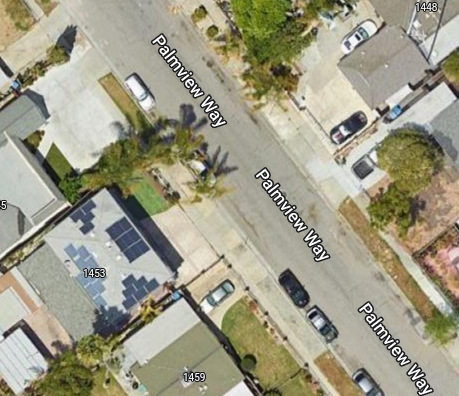
#> input picture Dataset solar panel/Dataset 7/image_2023-01-09 17.07.50.884985.png, 459 x 396 px
$ python -i 'Dataset creation.py'   (imports and definitions only)
#> lines starting #> are read from the running program, lines starting #| are printed output that depends on the picture
'''
Le but de ce programme est d'importer des images situes dans un fichier a passer en argument
- Normaliser la taille des photos (size)
- Creer des variance d'affichage RGB | RGB-HE | L | L-HE | L-LHE | L-CLAHE
- Enregistrer en format csv dans le fichier output dataset
'''
import datetime
import os, sys, shutil
from datetime import datetime
import pandas as pd
from fonctions_utiles import combinaison
from skimage import io, color, exposure, transform
import matplotlib.pyplot as plt

class NameError(Exception):
    def __init__(self, key_word):
        message = f"{key_word} n'est pas un mot clef compatible. Veuillew choisir parmi les suivants RGB | RGB-HE | L | L-HE | L-LHE | L-CLAHE "
        super().__init__(message)


# [76 lines left out: function create_uniformized_dataset, not called in this run]


def image_augmentation(image, width=25, height=25, mode='RGB'):
    '''
    image : natrice
    modifie la taille selon valeur width et height
    Les images d'entrees sont soit NB soit RGB soit RGBA.
    Si RGBA, l'image est redimensionne en 3 dim comme RGB

    args:
        images :         liste d'images
        width,height :   nouvelle taille des images
        mode :           RGB | RGB-HE | L | L-HE | L-LHE | L-CLAHE
    return:
        numpy array des images modifiees
    '''
    mode = {'RGB': 3, 'RGB-HE': 3, 'L': 1, 'L-HE': 1, 'L-LHE': 1, 'L-CLAHE': 1}

    # Si RGBA, conversion en RGB
    if image.shape[2] == 4:
        image = color.rgba2rgb(image)

    # -Modification de la taille
    image = transform.resize(image, (width, height))

    # RGB + histogram Egalisation
    if mode == 'RGB-HE':
        hsv = color.rgb2hsv(image.reshape(width, height, 3))
        hsv[:, :, 2] = exposure.equalize_hist(hsv[:, :, 2])
        image = color.hsv2rgb(hsv)

    # Niveau de gris
    if mode == 'L':
        image = color.rgb2gray(image)

    # Niveau de gris + histogram Egalisation
    if mode == 'L-HE':
        image = color.rgb2gray(image)
        image = exposure.equalize_hist(image)

    # Niveau de gris + egalisatiom
    if mode == 'L-LHE':
        image = color.rgb2gray(image)
        image = img_as_ubyte(image)
        image = rank.equalize(image, disk(10)) / 255.

    # Niveau de gris (CLAHE)
    if mode == 'L-CLAHE':
        image = color.rgb2gray(image)
        image = exposure.equalize_adapthist(image)

    return image


# [70 lines left out: functions address_lin_to_win_or_lin, create_fichier_csv_dataset, not called in this run]


# [3 lines not run here, left out]

>>> import cv2
>>> picture = cv2.cvtColor(cv2.imread('Dataset solar panel/Dataset 7/image_2023-01-09 17.07.50.884985.png'), cv2.COLOR_BGR2RGB)
>>> result = image_augmentation(picture)
#> in image_augmentation, `image = transform.resize(image, (width, height))`:
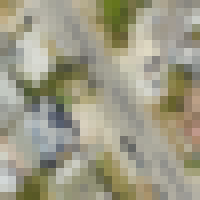
#> image: shape (25, 25, 3) float64 (shown 8 times larger); mean of channels 0, 1, 2 0.621, 0.609, 0.528; drawn as R, G, B

$ run again, on Dataset solar panel/Dataset 7/image_2023-01-09 17.09.41.405643.png
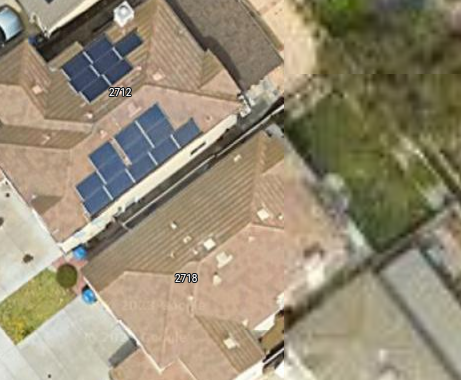
#> input picture Dataset solar panel/Dataset 7/image_2023-01-09 17.09.41.405643.png, 461 x 380 px
#> in image_augmentation, `image = transform.resize(image, (width, height))`:
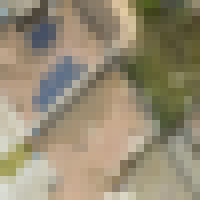
#> image: shape (25, 25, 3) float64 (shown 8 times larger); mean of channels 0, 1, 2 0.591, 0.549, 0.457; drawn as R, G, B

$ run again, on Dataset solar panel/Dataset 7/image_2023-01-09 17.10.30.091529.png
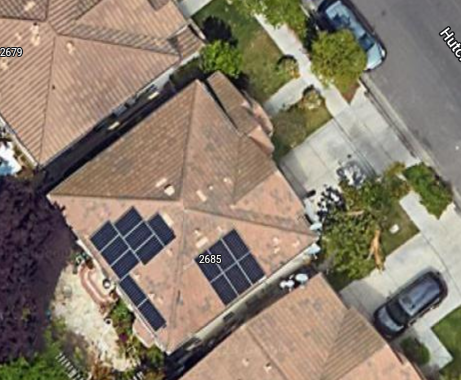
#> input picture Dataset solar panel/Dataset 7/image_2023-01-09 17.10.30.091529.png, 461 x 380 px
#> in image_augmentation, `image = transform.resize(image, (width, height))`:
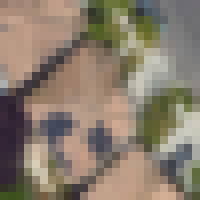
#> image: shape (25, 25, 3) float64 (shown 8 times larger); mean of channels 0, 1, 2 0.541, 0.49, 0.429; drawn as R, G, B

$ run again, on Dataset solar panel/Dataset 7/image_2023-01-09 17.11.08.548045.png
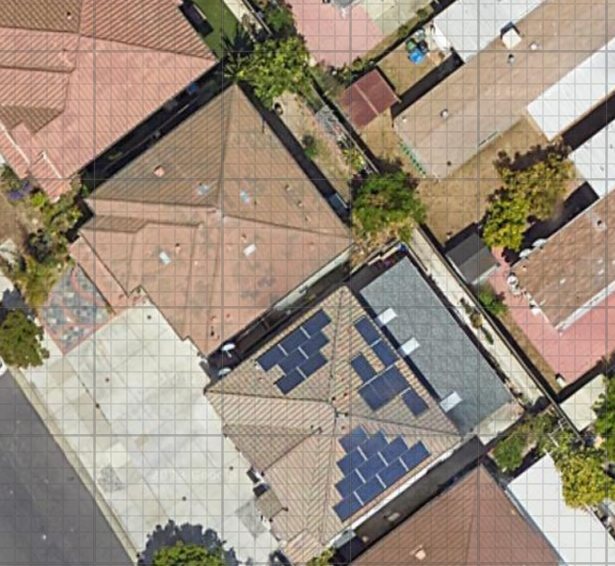
#> input picture Dataset solar panel/Dataset 7/image_2023-01-09 17.11.08.548045.png, 615 x 566 px
#> in image_augmentation, `image = transform.resize(image, (width, height))`:
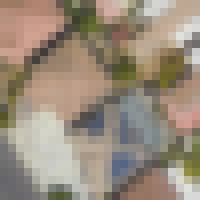
#> image: shape (25, 25, 3) float64 (shown 8 times larger); mean of channels 0, 1, 2 0.604, 0.55, 0.489; drawn as R, G, B
